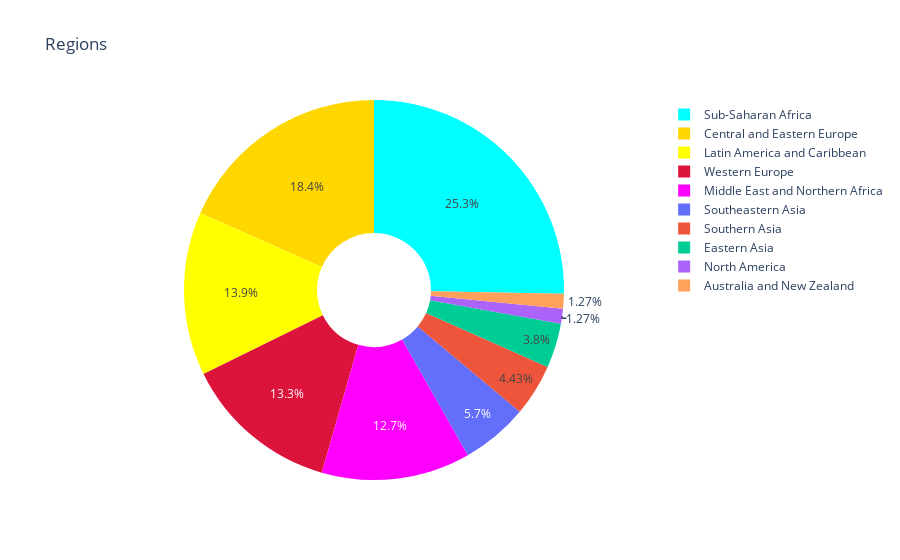

This figure's notebook cell:
### Markdown cell above
* If the values for the given attributes lie in the Dark Blue Region then it is in the critical region.

* If the values for the given attributes lie in the light blue region then is is in good condition.

* If the values for the given attributes lie above or near the diamond then is in the best state or condition.

* White Regions are depicting the Maxima that could be achieved.

### Code cell
data = df['Region'].value_counts()

label = data.index
size = data.values


colors = ['aqua', 'gold', 'yellow', 'crimson', 'magenta']

trace = go.Pie(
         labels = label, values = size, marker = dict(colors = colors), name = '2015', hole = 0.3)

data = [trace]

layout1 = go.Layout(
           title = 'Regions')

fig = go.Figure(data = data, layout = layout1)
py.iplot(fig)

### Figure 1 — Plotly figure (JSON) as saved in the notebook; plotly's stock layout.template omitted (floating-point values rounded to 4 significant figures)
{"data": [{"hole": 0.3, "labels": ["Sub-Saharan Africa", "Central and Eastern Europe", "Latin America and Caribbean", "Western Europe", "Middle East and Northern Africa", "Southeastern Asia", "Southern Asia", "Eastern Asia", "North America", "Australia and New Zealand"], "marker": {"colors": ["aqua", "gold", "yellow", "crimson", "magenta"]}, "name": "2015", "type": "pie", "values": [40, 29, 22, 21, 20, 9, 7, 6, 2, 2]}], "layout": {"title": {"text": "Regions"}}}
